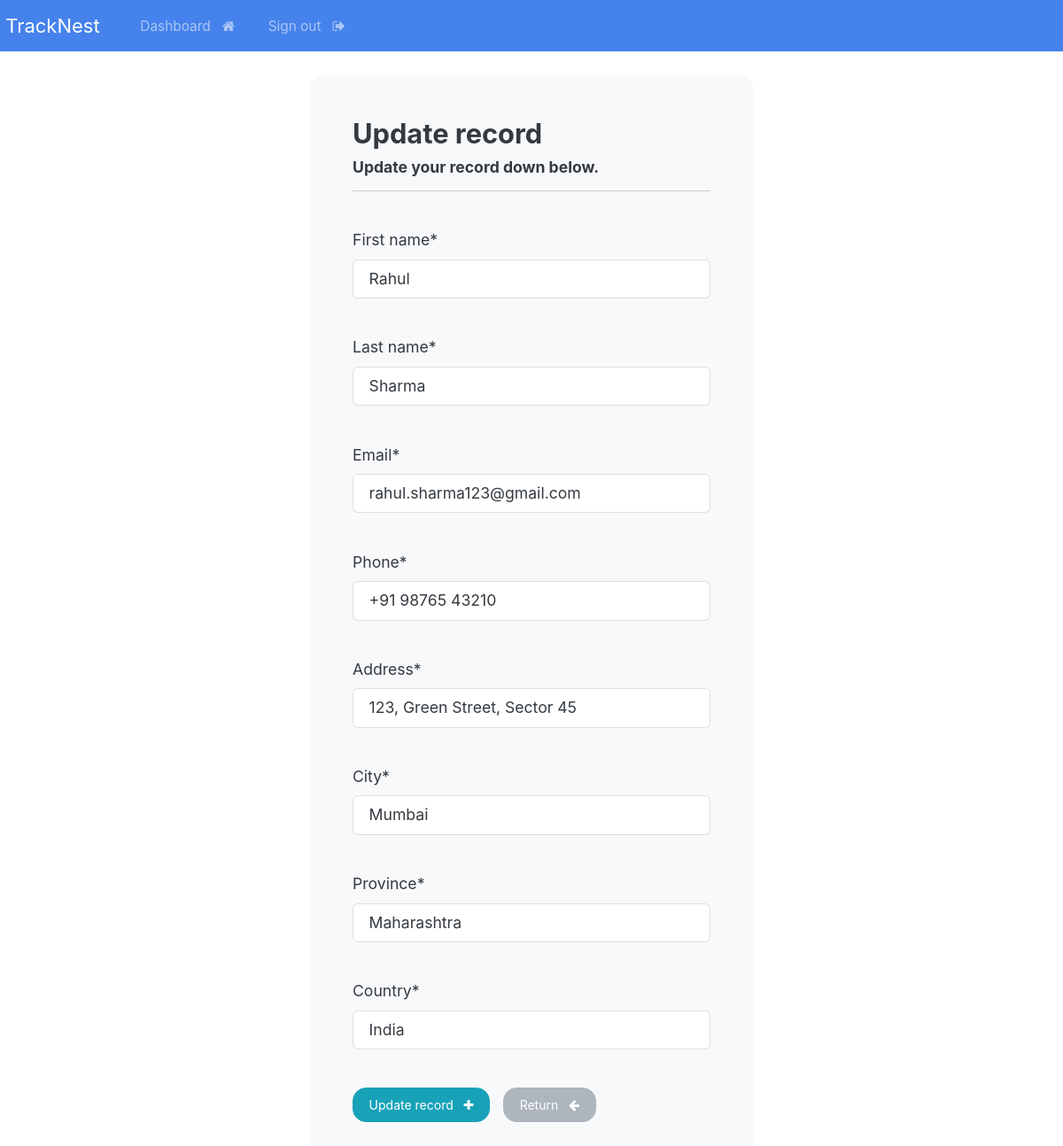
The app's page /update-record/1 (signed in) with its own data.
### webapp/models.py (models this page shows, shortened)
class Record(models.Model):
    creation_date = models.DateTimeField(auto_now_add=True)
    first_name = models.CharField(max_length=100)
    last_name = models.CharField(max_length=100)
    email = models.CharField(max_length=255)
    phone = models.CharField(max_length=20)
    address = models.CharField(max_length=300)
    city = models.CharField(max_length=255)
    province = models.CharField(max_length=200)
    country = models.CharField(max_length=125)

### webapp/views.py (the view)
# urls.py: path('update-record/<int:pk>', views.update_record, name='update-record'),
@login_required(login_url='my-login')
def update_record(request, pk):
    record = Record.objects.get(id=pk)
    form = UpdateRecordForm(instance=record)
    if request.method == 'POST':
        form = UpdateRecordForm(request.POST, instance=record)
        if form.is_valid():
            form.save()
            messages.success(request, "Your record was updated!")
            return redirect("dashboard")
    context = {'form':form}
    return render(request, 'webapp/update-record.html', context=context)

### webapp/forms.py
class UpdateRecordForm(forms.ModelForm):
    class Meta:
        model = Record
        fields = ['first_name', 'last_name', 'email', 'phone', 'address', 'city', 'province', 'country']

### webapp/templates/webapp/update-record.html (shortened to what this page needs)
    {% extends 'webapp/base.html' %}
    {% load crispy_forms_tags %}
    {% block content %}
    <body>
        <div class="container bg-light shadow-md p-5 form-layout">
            <h3> Update record </h3>
            <h6> Update your record down below. </h6>
            <hr>
            <br>
            <form method="POST" autocomplete="off">
                {{form.first_name|as_crispy_field}}
                <br>
                {{form.last_name|as_crispy_field}}
                <br>
                {{form.email|as_crispy_field}}
                <br>
                {{form.phone|as_crispy_field}}
                <br>
                {{form.address|as_crispy_field}}
                <br>
                {{form.city|as_crispy_field}}
                <br>
                {{form.province|as_crispy_field}}
                <br>
                {{form.country|as_crispy_field}}
                <br>
                <button type="submit" class="btn btn-info">
                    Update record &nbsp; <i class="fa fa-plus" aria-hidden="true"></i>
                </button>
                <a href="{% url 'dashboard' %}" class="btn btn-secondary">
                    Return &nbsp; <i class="fa fa-arrow-left" aria-hidden="true"></i>
                </a>
            </form>
        </div>
        <br>
    </body>
    {% endblock %}

### static/css/styles.css (style rules this page uses)
.form-layout { border-radius: 15px; width: 500px; }

### records on screen
Record: first_name "Rahul", last_name "Sharma", email "rahul.sharma123@gmail.com", phone "+91 98765 43210", address "123, Green Street, Sector 45", city "Mumbai", province "Maharashtra", country "India"
